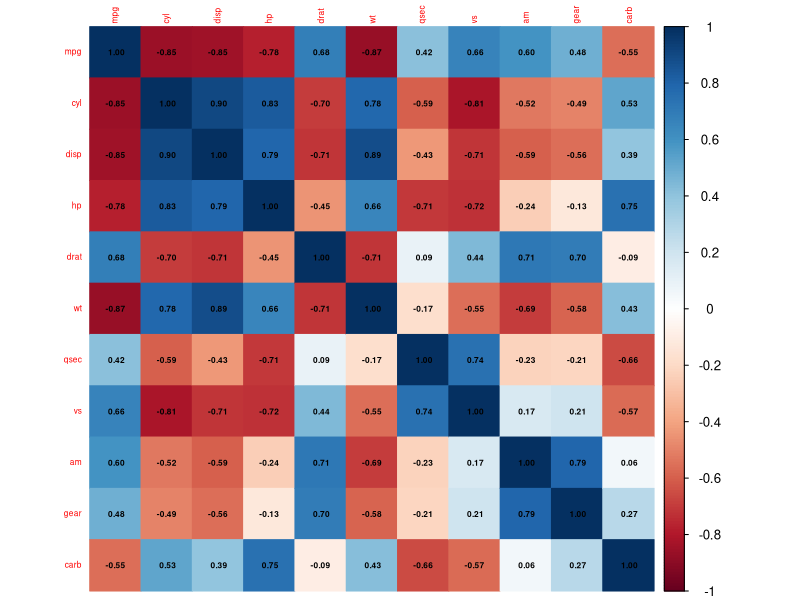
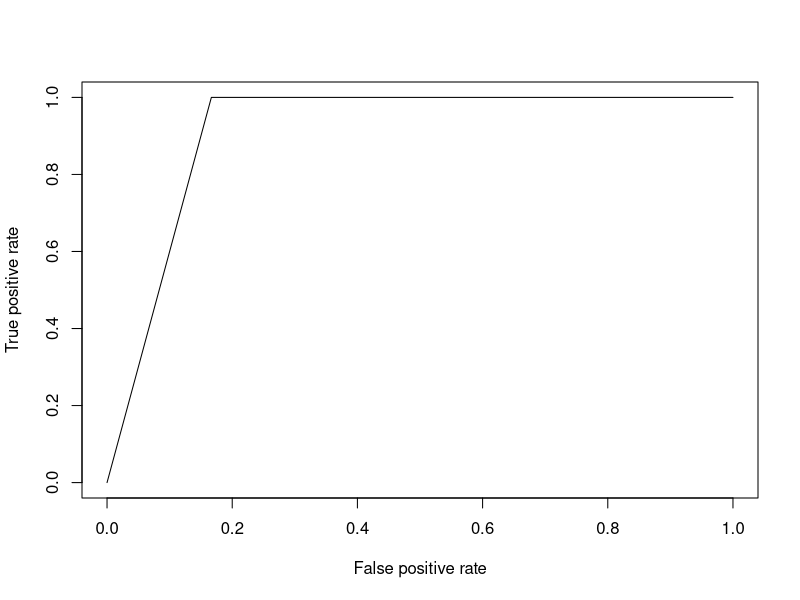

Write the R code that produced these figures, in order.
# Logistic Regression
View(mtcars)
summary(mtcars)

# Lets take vs column as a target variable 0 - V-shape engine
# 1 means straight engine.
library('caTools')
install.packages('ROCR')
library('ROCR')

# Correlation matrix
corr_mat = cor(mtcars)
View(corr_mat)
library('corrplot')
corrplot(corr_mat, method = c('color'),
         addCoef.col = 'black',
         tl.cex = 0.5,
         number.cex = 0.5)



# Splitting Dataset
split = sample.split(mtcars, SplitRatio = 0.8)

train_reg = subset(mtcars, split==TRUE)
test_reg = subset(mtcars, split==FALSE)

# Train the model
logistic_model = glm(vs~ cyl+disp+hp+wt, data=train_reg,
                     family = 'binomial')
summary(logistic_model)

# Predictions
y_pred = predict(logistic_model,test_reg, type = 'response')
View(y_pred)
y_pred = ifelse(y_pred>0.5,1,0)

predictions = data.frame(test_reg$vs,y_pred)
View(predictions)


# Confusion matrix
cm = table(test_reg$vs, y_pred)
accuracy = (cm[1,1]+cm[2,2])/(cm[1,1]+cm[2,2]+cm[1,2]+cm[2,1])
cat('Accuracy of the model is',accuracy)
cm

# ROC-AUC Curve
roc_pred = prediction(y_pred,test_reg$vs)
View(roc_pred)
perf = performance(roc_pred,measure = 'tpr',x.measure = 'fpr')
plot(perf)

# AUC
perf_auc = performance(roc_pred, measure = 'auc')
perf_auc = perf_auc@y.values[[1]]
cat('Area Under the curve is',perf_auc)

# ACCURACY, PRECISION, RECALL
accu = performance(roc_pred,measure='acc')
View(accu)
accu = accu@y.values[[1]][[2]]
cat('Accuracy is',accu)

recal = performance(roc_pred, measure = 'rec')
View(recal)
recal = recal@y.values[[1]][[2]]
cat('Recall is',recal)
